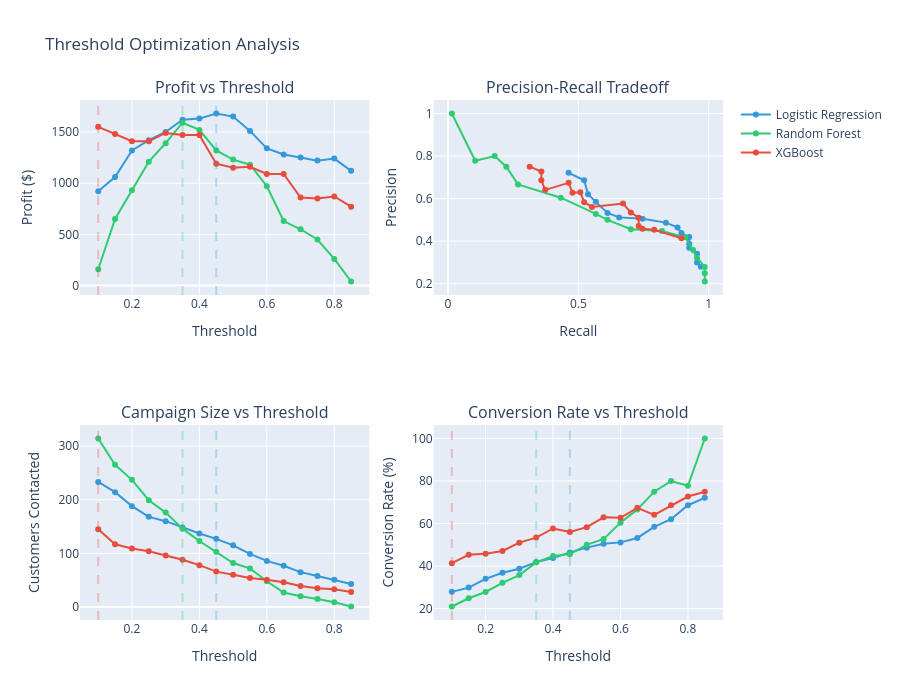

The notebook cell this image was saved under:
### Code cell
# Visualize threshold optimization
fig = make_subplots(
    rows=2, cols=2,
    subplot_titles=('Profit vs Threshold', 'Precision-Recall Tradeoff',
                    'Campaign Size vs Threshold', 'Conversion Rate vs Threshold')
)

models_data = [
    ('Logistic Regression', df_results_lr, optimal_threshold_lr, '#3498db'),
    ('Random Forest', df_results_rf, optimal_threshold_rf, '#2ecc71'),
    ('XGBoost', df_results_xgb, optimal_threshold_xgb, '#e74c3c')
]

for name, df_results, opt_thresh, color in models_data:
    # Profit
    fig.add_trace(
        go.Scatter(x=thresholds, y=df_results['profit'], name=name,
                   line=dict(color=color, width=2), mode='lines+markers',
                   hovertemplate='%{y:$,.0f}<extra></extra>'),
        row=1, col=1
    )
    fig.add_vline(x=opt_thresh, line_dash='dash', line_color=color, opacity=0.3, row=1, col=1)
    
    # Precision vs Recall
    fig.add_trace(
        go.Scatter(x=df_results['recall'], y=df_results['precision'], name=name,
                   line=dict(color=color, width=2), showlegend=False,
                   hovertemplate='Recall: %{x:.1%}<br>Precision: %{y:.1%}<extra></extra>'),
        row=1, col=2
    )
    
    # Contacts
    fig.add_trace(
        go.Scatter(x=thresholds, y=df_results['contacts'], name=name,
                   line=dict(color=color, width=2), showlegend=False,
                   hovertemplate='%{y} customers<extra></extra>'),
        row=2, col=1
    )
    fig.add_vline(x=opt_thresh, line_dash='dash', line_color=color, opacity=0.3, row=2, col=1)
    
    # Conversion rate
    fig.add_trace(
        go.Scatter(x=thresholds, y=df_results['precision']*100, name=name,
                   line=dict(color=color, width=2), showlegend=False,
                   hovertemplate='%{y:.1f}%<extra></extra>'),
        row=2, col=2
    )
    fig.add_vline(x=opt_thresh, line_dash='dash', line_color=color, opacity=0.3, row=2, col=2)

fig.update_xaxes(title_text='Threshold', row=1, col=1)
fig.update_xaxes(title_text='Recall', row=1, col=2)
fig.update_xaxes(title_text='Threshold', row=2, col=1)
fig.update_xaxes(title_text='Threshold', row=2, col=2)

fig.update_yaxes(title_text='Profit ($)', row=1, col=1)
fig.update_yaxes(title_text='Precision', row=1, col=2)
fig.update_yaxes(title_text='Customers Contacted', row=2, col=1)
fig.update_yaxes(title_text='Conversion Rate (%)', row=2, col=2)

fig.update_layout(height=700, title_text='Threshold Optimization Analysis')
fig.show()

### Figure 1 — Plotly figure (JSON) as saved in the notebook; plotly's stock layout.template omitted (floating-point values rounded to 4 significant figures)
{"data": [{"hovertemplate": "%{y:$,.0f}<extra></extra>", "line": {"color": "#3498db", "width": 2}, "mode": "lines+markers", "name": "Logistic Regression", "x": [0.1, 0.15, 0.2, 0.25, 0.3, 0.35, 0.4, 0.45, 0.5, 0.55, 0.6, 0.65, 0.7, 0.75, 0.8, 0.85], "y": [920, 1060, 1320, 1420, 1500, 1620, 1630, 1680, 1650, 1510, 1340, 1280, 1250, 1220, 1240, 1120], "type": "scatter", "xaxis": "x", "yaxis": "y"}, {"hovertemplate": "Recall: %{x:.1%}<br>Precision: %{y:.1%}<extra></extra>", "line": {"color": "#3498db", "width": 2}, "name": "Logistic Regression", "showlegend": false, "x": [0.9701, 0.9552, 0.9552, 0.9254, 0.9254, 0.9254, 0.8955, 0.8806, 0.8358, 0.7463, 0.6567, 0.6119, 0.5672, 0.5373, 0.5224, 0.4627], "y": [0.279, 0.2991, 0.3404, 0.369, 0.3875, 0.4189, 0.438, 0.4646, 0.487, 0.5051, 0.5116, 0.5325, 0.5846, 0.6207, 0.6863, 0.7209], "type": "scatter", "xaxis": "x2", "yaxis": "y2"}, {"hovertemplate": "%{y} customers<extra></extra>", "line": {"color": "#3498db", "width": 2}, "name": "Logistic Regression", "showlegend": false, "x": [0.1, 0.15, 0.2, 0.25, 0.3, 0.35, 0.4, 0.45, 0.5, 0.55, 0.6, 0.65, 0.7, 0.75, 0.8, 0.85], "y": [233, 214, 188, 168, 160, 148, 137, 127, 115, 99, 86, 77, 65, 58, 51, 43], "type": "scatter", "xaxis": "x3", "yaxis": "y3"}, {"hovertemplate": "%{y:.1f}%<extra></extra>", "line": {"color": "#3498db", "width": 2}, "name": "Logistic Regression", "showlegend": false, "x": [0.1, 0.15, 0.2, 0.25, 0.3, 0.35, 0.4, 0.45, 0.5, 0.55, 0.6, 0.65, 0.7, 0.75, 0.8, 0.85], "y": [27.9, 29.91, 34.04, 36.9, 38.75, 41.89, 43.8, 46.46, 48.7, 50.51, 51.16, 53.25, 58.46, 62.07, 68.63, 72.09], "type": "scatter", "xaxis": "x4", "yaxis": "y4"}, {"hovertemplate": "%{y:$,.0f}<extra></extra>", "line": {"color": "#2ecc71", "width": 2}, "mode": "lines+markers", "name": "Random Forest", "x": [0.1, 0.15, 0.2, 0.25, 0.3, 0.35, 0.4, 0.45, 0.5, 0.55, 0.6, 0.65, 0.7, 0.75, 0.8, 0.85], "y": [160, 650, 930, 1210, 1390, 1590, 1520, 1320, 1230, 1180, 970, 630, 550, 450, 260, 40], "type": "scatter", "xaxis": "x", "yaxis": "y"}, {"hovertemplate": "Recall: %{x:.1%}<br>Precision: %{y:.1%}<extra></extra>", "line": {"color": "#2ecc71", "width": 2}, "name": "Random Forest", "showlegend": false, "x": [0.9851, 0.9851, 0.9851, 0.9552, 0.9403, 0.9104, 0.8209, 0.7015, 0.6119, 0.5672, 0.4328, 0.2687, 0.2239, 0.1791, 0.1045, 0.01493], "y": [0.2102, 0.2491, 0.2785, 0.3216, 0.358, 0.4178, 0.4472, 0.4563, 0.5, 0.5278, 0.6042, 0.6667, 0.75, 0.8, 0.7778, 1.0], "type": "scatter", "xaxis": "x2", "yaxis": "y2"}, {"hovertemplate": "%{y} customers<extra></extra>", "line": {"color": "#2ecc71", "width": 2}, "name": "Random Forest", "showlegend": false, "x": [0.1, 0.15, 0.2, 0.25, 0.3, 0.35, 0.4, 0.45, 0.5, 0.55, 0.6, 0.65, 0.7, 0.75, 0.8, 0.85], "y": [314, 265, 237, 199, 176, 146, 123, 103, 82, 72, 48, 27, 20, 15, 9, 1], "type": "scatter", "xaxis": "x3", "yaxis": "y3"}, {"hovertemplate": "%{y:.1f}%<extra></extra>", "line": {"color": "#2ecc71", "width": 2}, "name": "Random Forest", "showlegend": false, "x": [0.1, 0.15, 0.2, 0.25, 0.3, 0.35, 0.4, 0.45, 0.5, 0.55, 0.6, 0.65, 0.7, 0.75, 0.8, 0.85], "y": [21.02, 24.91, 27.85, 32.16, 35.8, 41.78, 44.72, 45.63, 50.0, 52.78, 60.42, 66.67, 75.0, 80.0, 77.78, 100.0], "type": "scatter", "xaxis": "x4", "yaxis": "y4"}, {"hovertemplate": "%{y:$,.0f}<extra></extra>", "line": {"color": "#e74c3c", "width": 2}, "mode": "lines+markers", "name": "XGBoost", "x": [0.1, 0.15, 0.2, 0.25, 0.3, 0.35, 0.4, 0.45, 0.5, 0.55, 0.6, 0.65, 0.7, 0.75, 0.8, 0.85], "y": [1550, 1480, 1410, 1410, 1490, 1470, 1470, 1190, 1150, 1160, 1090, 1090, 860, 850, 870, 770], "type": "scatter", "xaxis": "x", "yaxis": "y"}, {"hovertemplate": "Recall: %{x:.1%}<br>Precision: %{y:.1%}<extra></extra>", "line": {"color": "#e74c3c", "width": 2}, "name": "XGBoost", "showlegend": false, "x": [0.8955, 0.791, 0.7463, 0.7313, 0.7313, 0.7015, 0.6716, 0.5522, 0.5224, 0.5075, 0.4776, 0.4627, 0.3731, 0.3582, 0.3582, 0.3134], "y": [0.4138, 0.453, 0.4587, 0.4712, 0.5104, 0.5341, 0.5769, 0.5606, 0.5833, 0.6296, 0.6275, 0.6739, 0.641, 0.6857, 0.7273, 0.75], "type": "scatter", "xaxis": "x2", "yaxis": "y2"}, {"hovertemplate": "%{y} customers<extra></extra>", "line": {"color": "#e74c3c", "width": 2}, "name": "XGBoost", "showlegend": false, "x": [0.1, 0.15, 0.2, 0.25, 0.3, 0.35, 0.4, 0.45, 0.5, 0.55, 0.6, 0.65, 0.7, 0.75, 0.8, 0.85], "y": [145, 117, 109, 104, 96, 88, 78, 66, 60, 54, 51, 46, 39, 35, 33, 28], "type": "scatter", "xaxis": "x3", "yaxis": "y3"}, {"hovertemplate": "%{y:.1f}%<extra></extra>", "line": {"color": "#e74c3c", "width": 2}, "name": "XGBoost", "showlegend": false, "x": [0.1, 0.15, 0.2, 0.25, 0.3, 0.35, 0.4, 0.45, 0.5, 0.55, 0.6, 0.65, 0.7, 0.75, 0.8, 0.85], "y": [41.38, 45.3, 45.87, 47.12, 51.04, 53.41, 57.69, 56.06, 58.33, 62.96, 62.75, 67.39, 64.1, 68.57, 72.73, 75.0], "type": "scatter", "xaxis": "x4", "yaxis": "y4"}], "layout": {"xaxis": {"anchor": "y", "domain": [0.0, 0.45], "title": {"text": "Threshold"}}, "yaxis": {"anchor": "x", "domain": [0.625, 1.0], "title": {"text": "Profit ($)"}}, "xaxis2": {"anchor": "y2", "domain": [0.55, 1.0], "title": {"text": "Recall"}}, "yaxis2": {"anchor": "x2", "domain": [0.625, 1.0], "title": {"text": "Precision"}}, "xaxis3": {"anchor": "y3", "domain": [0.0, 0.45], "title": {"text": "Threshold"}}, "yaxis3": {"anchor": "x3", "domain": [0.0, 0.375], "title": {"text": "Customers Contacted"}}, "xaxis4": {"anchor": "y4", "domain": [0.55, 1.0], "title": {"text": "Threshold"}}, "yaxis4": {"anchor": "x4", "domain": [0.0, 0.375], "title": {"text": "Conversion Rate (%)"}}, "annotations": [{"font": {"size": 16}, "showarrow": false, "text": "Profit vs Threshold", "x": 0.225, "xanchor": "center", "xref": "paper", "y": 1.0, "yanchor": "bottom", "yref": "paper"}, {"font": {"size": 16}, "showarrow": false, "text": "Precision-Recall Tradeoff", "x": 0.775, "xanchor": "center", "xref": "paper", "y": 1.0, "yanchor": "bottom", "yref": "paper"}, {"font": {"size": 16}, "showarrow": false, "text": "Campaign Size vs Threshold", "x": 0.225, "xanchor": "center", "xref": "paper", "y": 0.375, "yanchor": "bottom", "yref": "paper"}, {"font": {"size": 16}, "showarrow": false, "text": "Conversion Rate vs Threshold", "x": 0.775, "xanchor": "center", "xref": "paper", "y": 0.375, "yanchor": "bottom", "yref": "paper"}], "shapes": [{"line": {"color": "#3498db", "dash": "dash"}, "opacity": 0.3, "type": "line", "x0": 0.45, "x1": 0.45, "xref": "x", "y0": 0, "y1": 1, "yref": "y domain"}, {"line": {"color": "#3498db", "dash": "dash"}, "opacity": 0.3, "type": "line", "x0": 0.45, "x1": 0.45, "xref": "x3", "y0": 0, "y1": 1, "yref": "y3 domain"}, {"line": {"color": "#3498db", "dash": "dash"}, "opacity": 0.3, "type": "line", "x0": 0.45, "x1": 0.45, "xref": "x4", "y0": 0, "y1": 1, "yref": "y4 domain"}, {"line": {"color": "#2ecc71", "dash": "dash"}, "opacity": 0.3, "type": "line", "x0": 0.35, "x1": 0.35, "xref": "x", "y0": 0, "y1": 1, "yref": "y domain"}, {"line": {"color": "#2ecc71", "dash": "dash"}, "opacity": 0.3, "type": "line", "x0": 0.35, "x1": 0.35, "xref": "x3", "y0": 0, "y1": 1, "yref": "y3 domain"}, {"line": {"color": "#2ecc71", "dash": "dash"}, "opacity": 0.3, "type": "line", "x0": 0.35, "x1": 0.35, "xref": "x4", "y0": 0, "y1": 1, "yref": "y4 domain"}, {"line": {"color": "#e74c3c", "dash": "dash"}, "opacity": 0.3, "type": "line", "x0": 0.1, "x1": 0.1, "xref": "x", "y0": 0, "y1": 1, "yref": "y domain"}, {"line": {"color": "#e74c3c", "dash": "dash"}, "opacity": 0.3, "type": "line", "x0": 0.1, "x1": 0.1, "xref": "x3", "y0": 0, "y1": 1, "yref": "y3 domain"}, {"line": {"color": "#e74c3c", "dash": "dash"}, "opacity": 0.3, "type": "line", "x0": 0.1, "x1": 0.1, "xref": "x4", "y0": 0, "y1": 1, "yref": "y4 domain"}], "title": {"text": "Threshold Optimization Analysis"}, "height": 700}}
